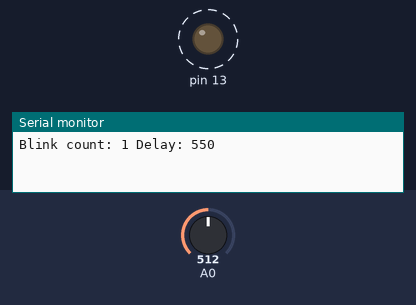
Bench run of a sketch on a simulated Arduino Uno, built with avr-gcc and run on an emulated ATmega328P. Shown: output pins drawn as LEDs (lit = HIGH), the last lines printed to the serial monitor. Dashed ring = blinking. The inputs (shaded band) are chosen by the test bench; at power-on: A0 = 512.

Above: at 1.9 s.
2.0 s: A0 set to 122
At 2.71 s:
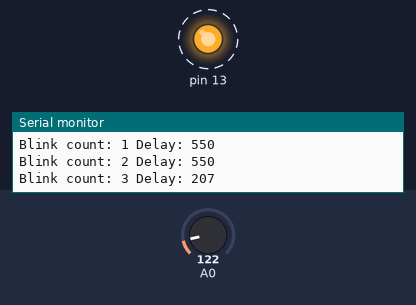
5.5 s: A0 set to 0
At 5.76 s:
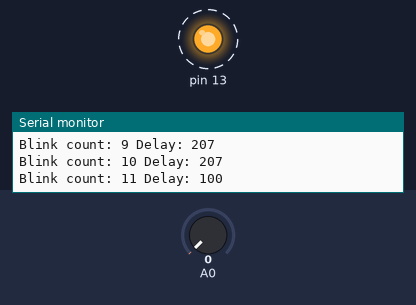
Timing chart, 0 to 15.0 s (numbered marks = the images above; inputs shaded):
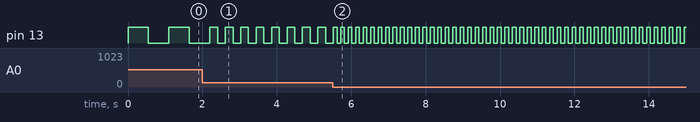

Measured:
- after the input at 2.0 s, pin 13: alternates HIGH for 0.21 s and LOW for 0.21 s, starting after 0.41 s
- after the input at 5.5 s, pin 13: alternates HIGH for 0.10 s and LOW for 0.10 s, starting after 0.12 s
- by itself, pin 13: alternates HIGH for 0.55 s and LOW for 0.55 s

The sketch:

led_blink.ino
```cpp
/*
------------------------------------------------------
Project      : LED Blink
Author       : Priyanshu Yadav
Roll Number  : IoT-029
Date         : July 2026

Description:
LED blink project whose blinking speed is controlled
using a potentiometer. The Serial Monitor displays
the blink count and delay value.
------------------------------------------------------
*/

int blinkCount = 0;
// Fixed potentiometer reading issue

void setup() {

  pinMode(13, OUTPUT);

  Serial.begin(9600);

}

void loop() {

  int sensorValue = analogRead(A0);

  int delayTime = map(sensorValue,0,1023,100,1000);

  digitalWrite(13,HIGH);
  delay(delayTime);

  digitalWrite(13,LOW);
  delay(delayTime);

  blinkCount++;

  Serial.print("Blink count: ");
  Serial.print(blinkCount);

  Serial.print(" Delay: ");
  Serial.println(delayTime);

}
```
